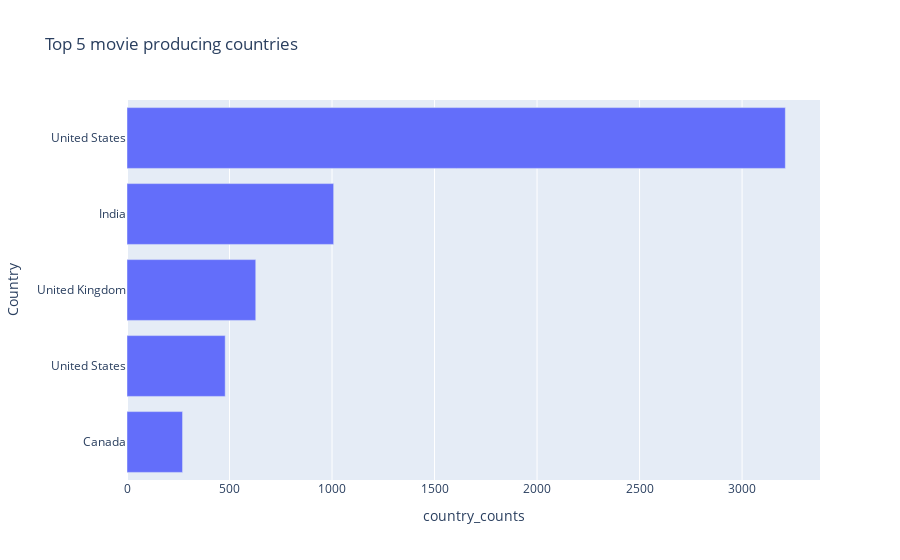

Write notebook code for a chart like this one.
### Code cell
bar_country = px.bar(top_countries,x = 'country_counts',y='Country',title = 'Top 5 movie producing countries')
bar_country.show()

### Figure 1 — Plotly figure (JSON) as saved in the notebook; plotly's stock layout.template omitted (floating-point values rounded to 4 significant figures)
{"data": [{"alignmentgroup": "True", "hovertemplate": "country_counts=%{x}<br>Country=%{y}<extra></extra>", "legendgroup": "", "marker": {"color": "#636efa", "pattern": {"shape": ""}}, "name": "", "offsetgroup": "", "orientation": "h", "showlegend": false, "textposition": "auto", "type": "bar", "x": [271, 479, 628, 1008, 3211], "xaxis": "x", "y": ["Canada", " United States", "United Kingdom", "India", "United States"], "yaxis": "y"}], "layout": {"barmode": "relative", "legend": {"tracegroupgap": 0}, "title": {"text": "Top 5 movie producing countries"}, "xaxis": {"anchor": "y", "domain": [0, 1], "title": {"text": "country_counts"}}, "yaxis": {"anchor": "x", "domain": [0, 1], "title": {"text": "Country"}}}}
